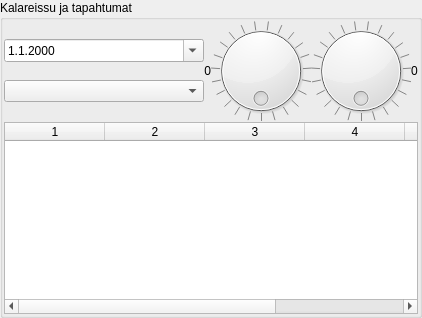
           <widget class="QGroupBox" name="groupBox_8">
            <property name="title">
             <string>Kalareissu ja tapahtumat</string>
            </property>
            <layout class="QVBoxLayout" name="verticalLayout_9">
             <property name="spacing">
              <number>1</number>
             </property>
             <property name="margin">
              <number>1</number>
             </property>
             <item>
              <layout class="QHBoxLayout" name="horizontalLayout_3">
               <property name="spacing">
                <number>0</number>
               </property>
               <item>
                <layout class="QVBoxLayout" name="verticalLayout_3">
                 <property name="spacing">
                  <number>0</number>
                 </property>
                 <item>
                  <widget class="QDateEdit" name="dateEdit">
                   <property name="readOnly">
                    <bool>false</bool>
                   </property>
                   <property name="currentSection">
                    <enum>QDateTimeEdit::DaySection</enum>
                   </property>
                   <property name="displayFormat">
                    <string>d.M.yyyy</string>
                   </property>
                   <property name="calendarPopup">
                    <bool>true</bool>
                   </property>
                  </widget>
                 </item>
                 <item>
                  <widget class="QComboBox" name="place">
                   <property name="minimumSize">
                    <size>
                     <width>200</width>
                     <height>0</height>
                    </size>
                   </property>
                   <property name="autoFillBackground">
                    <bool>false</bool>
                   </property>
                  </widget>
                 </item>
                </layout>
               </item>
               <item>
                <widget class="QLabel" name="timeStartLbl">
                 <property name="text">
                  <string>0</string>
                 </property>
                 <property name="alignment">
                  <set>Qt::AlignRight|Qt::AlignTrailing|Qt::AlignVCenter</set>
                 </property>
                </widget>
               </item>
               <item>
                <widget class="QDial" name="startDial">
                 <property name="minimum">
                  <number>0</number>
                 </property>
                 <property name="maximum">
                  <number>23</number>
                 </property>
                 <property name="pageStep">
                  <number>1</number>
                 </property>
                 <property name="value">
                  <number>0</number>
                 </property>
                 <property name="tracking">
                  <bool>true</bool>
                 </property>
                 <property name="wrapping">
                  <bool>true</bool>
                 </property>
                 <property name="notchesVisible">
                  <bool>true</bool>
                 </property>
                </widget>
               </item>
               <item>
                <widget class="Line" name="line">
                 <property name="maximumSize">
                  <size>
                   <width>20</width>
                   <height>16777215</height>
                  </size>
                 </property>
                 <property name="frameShadow">
                  <enum>QFrame::Plain</enum>
                 </property>
                 <property name="lineWidth">
                  <number>1</number>
                 </property>
                 <property name="orientation">
                  <enum>Qt::Horizontal</enum>
                 </property>
                </widget>
               </item>
               <item>
                <widget class="QDial" name="endDial">
                 <property name="minimum">
                  <number>0</number>
                 </property>
                 <property name="maximum">
                  <number>23</number>
                 </property>
                 <property name="pageStep">
                  <number>1</number>
                 </property>
                 <property name="value">
                  <number>0</number>
                 </property>
                 <property name="sliderPosition">
                  <number>0</number>
                 </property>
                 <property name="wrapping">
                  <bool>true</bool>
                 </property>
                 <property name="notchesVisible">
                  <bool>true</bool>
                 </property>
                </widget>
               </item>
               <item>
                <widget class="QLabel" name="timeEndLbl">
                 <property name="text">
                  <string>0</string>
                 </property>
                 <property name="alignment">
                  <set>Qt::AlignLeading|Qt::AlignLeft|Qt::AlignVCenter</set>
                 </property>
                </widget>
               </item>
              </layout>
             </item>
             <item>
              <widget class="QTableWidget" name="fish_list">
               <property name="lineWidth">
                <number>0</number>
               </property>
               <property name="editTriggers">
                <set>QAbstractItemView::NoEditTriggers</set>
               </property>
               <property name="alternatingRowColors">
                <bool>true</bool>
               </property>
               <property name="selectionMode">
                <enum>QAbstractItemView::SingleSelection</enum>
               </property>
               <property name="selectionBehavior">
                <enum>QAbstractItemView::SelectRows</enum>
               </property>
               <property name="showGrid">
                <bool>false</bool>
               </property>
               <property name="sortingEnabled">
                <bool>true</bool>
               </property>
               <property name="cornerButtonEnabled">
                <bool>false</bool>
               </property>
               <property name="columnCount">
                <number>6</number>
               </property>
               <attribute name="horizontalHeaderStretchLastSection">
                <bool>true</bool>
               </attribute>
               <attribute name="verticalHeaderDefaultSectionSize">
                <number>20</number>
               </attribute>
               <column/>
               <column/>
               <column/>
               <column/>
               <column/>
               <column/>
              </widget>
             </item>
            </layout>
           </widget>
